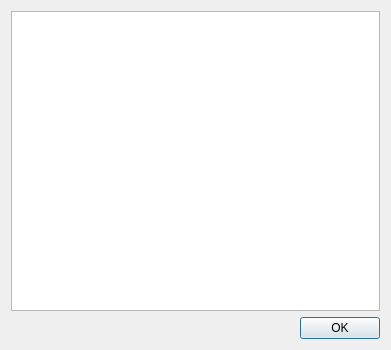
<?xml version="1.0" encoding="UTF-8"?>
<ui version="4.0">
 <class>QrDisplay</class>
 <widget class="QDialog" name="QrDisplay">
  <property name="geometry">
   <rect>
    <x>0</x>
    <y>0</y>
    <width>391</width>
    <height>349</height>
   </rect>
  </property>
  <property name="windowTitle">
   <string>Qr code</string>
  </property>
  <layout class="QVBoxLayout" name="verticalLayout">
   <item>
    <widget class="QGraphicsView" name="qr_view">
     <property name="minimumSize">
      <size>
       <width>300</width>
       <height>300</height>
      </size>
     </property>
     <property name="baseSize">
      <size>
       <width>0</width>
       <height>0</height>
      </size>
     </property>
    </widget>
   </item>
   <item>
    <widget class="QDialogButtonBox" name="buttonBox">
     <property name="orientation">
      <enum>Qt::Horizontal</enum>
     </property>
     <property name="standardButtons">
      <set>QDialogButtonBox::Ok</set>
     </property>
    </widget>
   </item>
  </layout>
 </widget>
 <resources/>
 <connections>
  <connection>
   <sender>buttonBox</sender>
   <signal>accepted()</signal>
   <receiver>QrDisplay</receiver>
   <slot>accept()</slot>
   <hints>
    <hint type="sourcelabel">
     <x>248</x>
     <y>254</y>
    </hint>
    <hint type="destinationlabel">
     <x>157</x>
     <y>274</y>
    </hint>
   </hints>
  </connection>
  <connection>
   <sender>buttonBox</sender>
   <signal>rejected()</signal>
   <receiver>QrDisplay</receiver>
   <slot>reject()</slot>
   <hints>
    <hint type="sourcelabel">
     <x>316</x>
     <y>260</y>
    </hint>
    <hint type="destinationlabel">
     <x>286</x>
     <y>274</y>
    </hint>
   </hints>
  </connection>
 </connections>
</ui>
